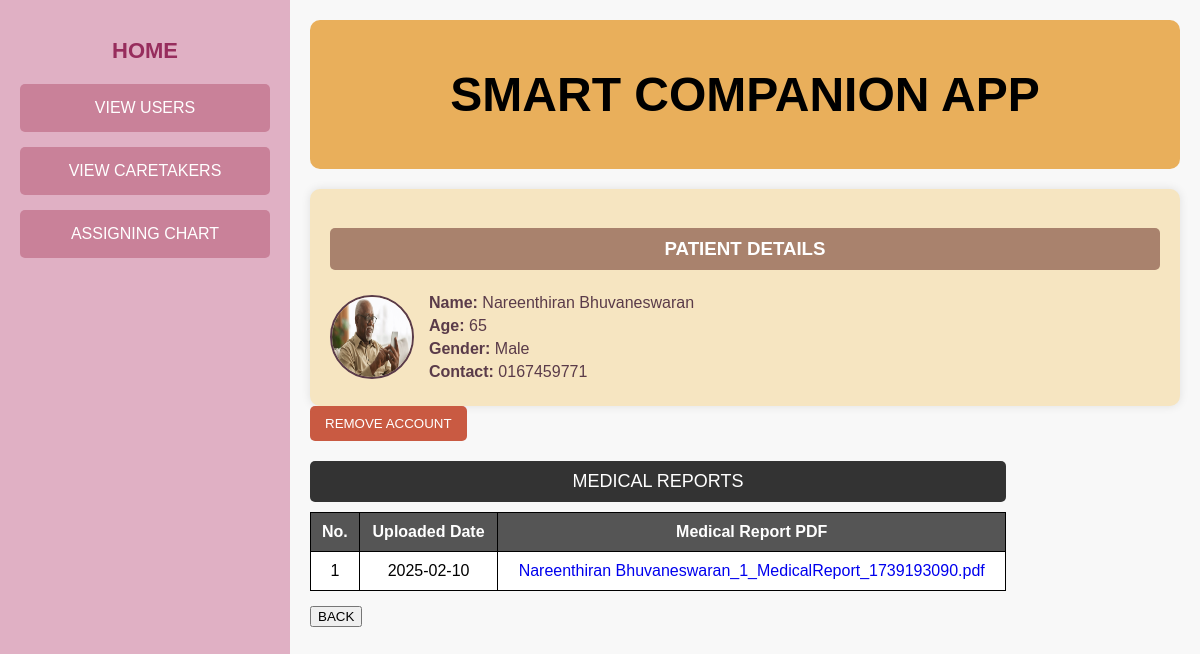
/aviewuserprofile?p_id=1, run on an earlier commit of the app's database.
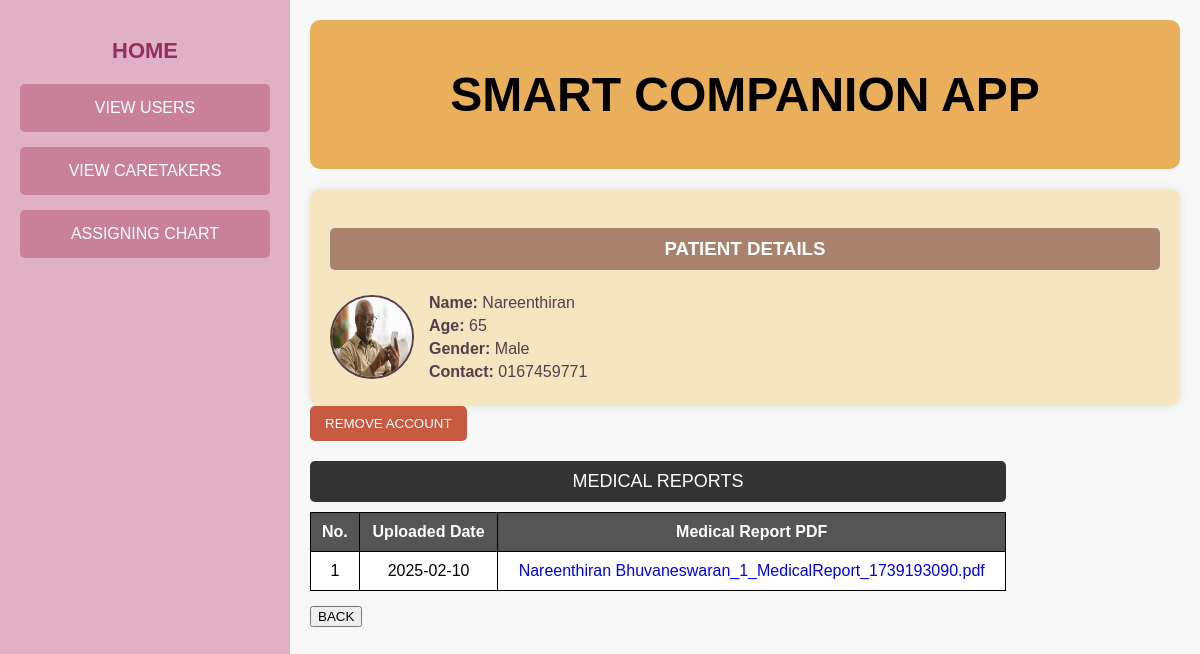
And on a later commit of the database.
### tables this page shows
CREATE TABLE user (
            id INTEGER PRIMARY KEY AUTOINCREMENT,
            name TEXT NOT NULL,
            age TEXT NOT NULL,
            gender TEXT NOT NULL,
            username TEXT NOT NULL,
            password TEXT NOT NULL,
            ph_num TEXT NOT NULL
        );

### app.py (the view)
@app.route("/aviewuserprofile", methods=["GET", "POST"])
def aviewfuserprofile():
    db = get_db()
    cursor = db.cursor()
    user_id = request.args.get('p_id')
    cursor.execute('SELECT * FROM user WHERE id = ?',(user_id,))
    user = cursor.fetchone()
    str_user_id =  str(user[0])
    cursor.execute('SELECT * FROM medical_data WHERE user_id = ?',(user_id,))
    report = cursor.fetchall()
    db.close()
    with open("static/img_log/user/"+ str_user_id + ".txt", "r") as file:
        image_name = str(file.read())
        image_url= url_for('static', filename='uploads/'+ image_name )
    return render_template("Admin/viewuserprofile.html", user=user, image_url=image_url, image_name=image_name, report=report)

### app.py (called while the page is built)
def get_db():
    if 'db' not in g:
        g.db = sqlite3.connect('project.db')
        g.db.row_factory = sqlite3.Row
    return g.db

### templates/Admin/viewuserprofile.html (shortened to what this page needs)
<!DOCTYPE html>
<html lang="en">
<head>
    <link rel="stylesheet" href="static/profile.css">
</head>
<body>
    <div class="container">
        <div class="sidebar">
            <a href="{{ url_for('admin') }}"><h2>HOME</h2></a>
            <a href="{{ url_for('aviewusers') }}"><button class="nav-btn">VIEW USERS</button></a>
            <a href="{{ url_for('aviewcare') }}"><button class="nav-btn">VIEW CARETAKERS</button></a>
            <a href="{{ url_for('assign') }}"><button class="nav-btn">ASSIGNING CHART</button></a>
        </div>
        <div class="profile-section">
            <div class="header">
                <h1>SMART COMPANION APP</h1>
            </div>
            <div class="profile-card">
                <h3>PATIENT DETAILS</h3>
                 <div class="profile-content">
                    <img src="{{ image_url }}" alt="Profile Picture" class="profile-img">
                    <div class="profile-details">
                        <p><strong>Name:</strong> {{ user['name'] }}</p>
                        <p><strong>Age:</strong> {{ user['age'] }}</p>
                        <p><strong>Gender:</strong> {{ user['gender'] }}</p>
                        <p><strong>Contact:</strong> {{ user['ph_num'] }}</p>
                    </div>
                </div>
            </div>
            <button class="remove-btn"  onclick="OpenPopup()">REMOVE ACCOUNT</button>
             <div class="contacts-section">
                <div class="top-bar">
                    <div class="contacts-title">MEDICAL REPORTS</div>
                </div>
                <div class="medical-table-container">
                    <table class="contacts-table">
                        <thead>
                            <tr>
                                <th>No.</th>
                                <th>Uploaded Date</th>
                                <th>Medical Report PDF</th>
                            </tr>
                        </thead>
                        <tbody>
                            {% for reports in report %}
                            <tr>
                                <td>{{ loop.index }}</td>
                                <td>{{ reports[3] }}</td>
                                <td><a href="{{ url_for('static', filename='report/user/' + reports[4]) }}" target="_blank">{{ reports[4] }}</a></td>
                            </tr>
                            {% endfor %}
                        </tbody>
                    </table>
                </div>
            <div class="buttons">
                <a href="{{ url_for('aviewusers') }}"><button class="back-btn">BACK</button></a>
            </div>
        </div>
    </div>
</body>
</html>

What changed in the data, as far as the page shows it:
changed user "Male": name "Nareenthiran Bhuvaneswaran" → "Nareenthiran"
